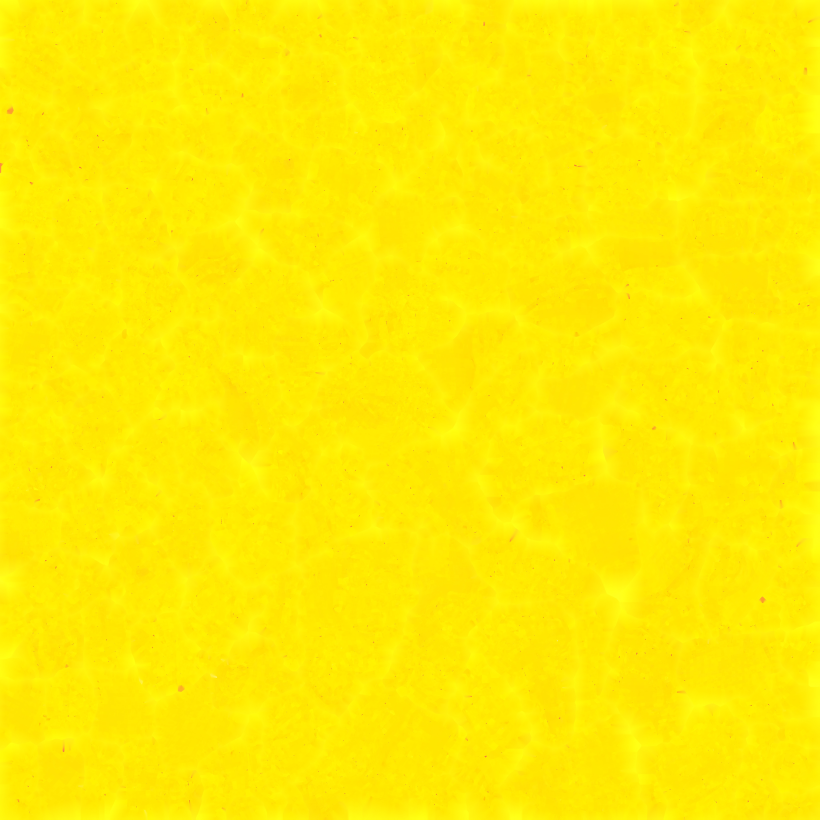
#> input picture godot/sandworm/models/rock_spires_rock_spires_rm.jpg, 4096 x 4096 px (shown at 1/5 size)
$ python colorcheck.py ../../../godot/sandworm/models/rock_spires_rock_spires_rm.jpg ../../../godot/sandworm/models/sandworm_rigged_sandworm_parts_tripo_part_0_basecolor.jpg out.png
#> lines starting #> are read from the running program, lines starting #| are printed output that depends on the picture
# 色彩對比：成品截圖 vs 目標圖，切 8×6 格逐格比平均色（Lab ΔE）與明暗
# 用法：python -I colorcheck.py <成品.png> <目標.png> [差異圖.png]
# 印：每格 ΔE（越小越像）、每格亮度差（+ 表示成品較亮）、整體平均 ΔE、整體亮度標準差（對比）兩邊各多少
import sys
from PIL import Image, ImageDraw, ImageFilter
sys.stdout.reconfigure(encoding='utf-8')
GX, GY = 8, 6

def lab(rgb):
    def lin(c):
        c /= 255
        return c / 12.92 if c <= 0.04045 else ((c + 0.055) / 1.055) ** 2.4
    r, g, b = (lin(float(v)) for v in rgb)
    x = (0.4124 * r + 0.3576 * g + 0.1805 * b) / 0.95047
    y = 0.2126 * r + 0.7152 * g + 0.0722 * b
    z = (0.0193 * r + 0.1192 * g + 0.9505 * b) / 1.08883
    f = lambda t: t ** (1 / 3) if t > 0.008856 else 7.787 * t + 16 / 116
    return 116 * f(y) - 16, 500 * (f(x) - f(y)), 200 * (f(y) - f(z))

def cells(path):
    im = Image.open(path).convert('RGB').resize((GX * 16, GY * 16), Image.BOX)
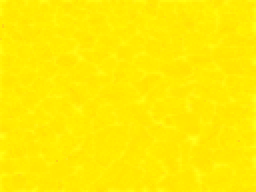
#> im: PIL image 128x96 RGB (shown 2 times larger); mean R, G, B 254.9, 234.5, 2.7
    out = []
    for j in range(GY):
        row = []
        for i in range(GX):
            c = im.crop((i * 16, j * 16, i * 16 + 16, j * 16 + 16)).resize((1, 1), Image.BOX).getpixel((0, 0))
            row.append(lab(c))
        out.append(row)
#> after the loop, out = 6 items
    L = [lab(im.getpixel((x, y)))[0] for y in range(0, im.height, 2) for x in range(0, im.width, 2)]
#> L = 3072 values, max 96.37 at index 46, min 85.36 at index 2574, mean 91.87
    m = sum(L) / len(L)
#> m = 91.87
    return out, (sum((v - m) ** 2 for v in L) / len(L)) ** 0.5, m

a, sa, ma = cells(sys.argv[1])
#> a = 6 items; sa = 1.05; ma = 91.87
b, sb, mb = cells(sys.argv[2])
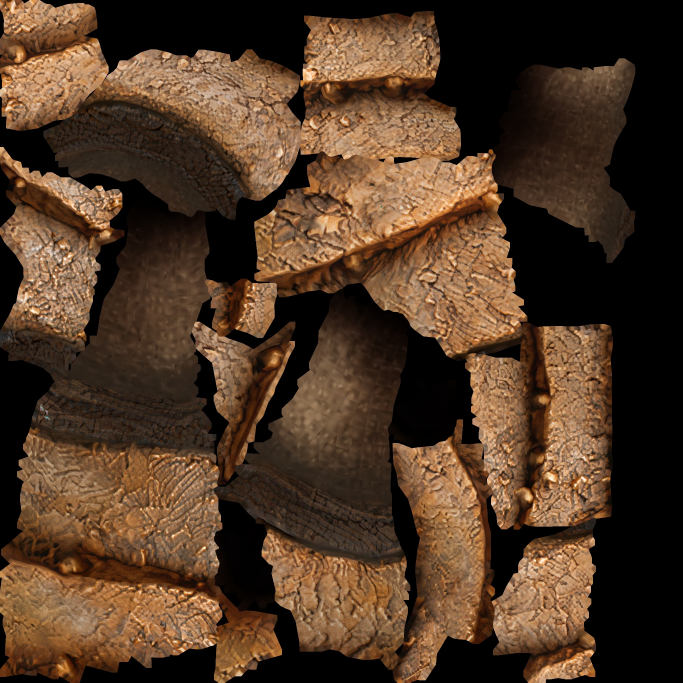
#> input picture godot/sandworm/models/sandworm_rigged_sandworm_parts_tripo_part_0_basecolor.jpg, 2048 x 2048 px (shown at 1/3 size)
#> in cells (call 2), `im = Image.open(path).convert('RGB').resize((GX * 16, GY * 16), Image...`:
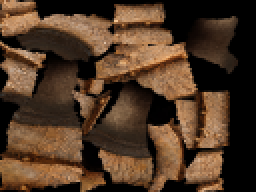
#> im: PIL image 128x96 RGB (shown 2 times larger); mean R, G, B 79.9, 56.4, 37.6
#> the loop in cells (call 2), `for j in range(GY):` made 6 passes
#> in cells (call 2), `L = [lab(im.getpixel((x, y)))[0] for y in range(0, im.height, 2) for x..`: L = 3072 values, max 83.55 at index 349, min 0 at index 9, mean 25.55
#> in cells (call 2), `m = sum(L) / len(L)`: m = 25.55
#> b = 6 items; sb = 22.24; mb = 25.55
dE = [[sum((p - q) ** 2 for p, q in zip(a[j][i], b[j][i])) ** 0.5 for i in range(GX)] for j in range(GY)]
#> dE = 6 items
print('每格 ΔE')
for r in dE: print(' '.join(f'{v:5.1f}' for v in r))
#> this loop made 6 passes
#> r on passes 1 to 6: [79.56, 102.1, 101, 101.9, 92.53, 126.6, 124.9, 126.6], [103.5, 111.4, 105.7, 86.74, 75.63, 91.75, 112.5, 125.8], [89.7, 109.2, 107.5, 96.57, 96, 78.17, 122.6, 128], [116, 110.4, 104.3, 101.4, 113.1, 98.87, 86.68, 126.3], [97.03, 86.09, 99.73, 105.3, 106.4, 83.49, 87.41, 127.4], [86.58, 89.08, 97.9, 99.85, 93.59, 99.28, 86.46, 130]
#|  79.6 102.1 101.0 101.9  92.5 126.6 124.9 126.6
#| 103.5 111.4 105.7  86.7  75.6  91.8 112.5 125.8
#|  89.7 109.2 107.5  96.6  96.0  78.2 122.6 128.0
#| 116.0 110.4 104.3 101.4 113.1  98.9  86.7 126.3
#|  97.0  86.1  99.7 105.3 106.4  83.5  87.4 127.4
#|  86.6  89.1  97.9  99.9  93.6  99.3  86.5 130.0
print('每格亮度差 L（+ 成品較亮）')
for j in range(GY): print(' '.join(f'{a[j][i][0] - b[j][i][0]:+5.1f}' for i in range(GX)))
#> this loop made 6 passes
#| +40.6 +65.5 +62.3 +66.2 +55.8 +89.3 +87.7 +89.0
#| +67.6 +75.3 +69.5 +48.9 +34.5 +56.2 +77.3 +88.5
#| +49.2 +73.5 +72.4 +61.5 +61.4 +40.0 +85.9 +90.5
#| +80.2 +74.3 +68.2 +64.7 +77.7 +62.8 +50.6 +89.2
#| +62.8 +51.7 +63.1 +69.1 +70.6 +47.0 +50.9 +90.2
#| +53.5 +55.3 +64.2 +65.1 +59.3 +64.4 +48.5 +92.2
print(f'平均 ΔE {sum(map(sum, dE)) / (GX * GY):.1f}　亮度 成品 {ma:.1f}／目標 {mb:.1f}　對比(L 標準差) 成品 {sa:.1f}／目標 {sb:.1f}')
#| 平均 ΔE 102.7　亮度 成品 91.9／目標 25.5　對比(L 標準差) 成品 1.0／目標 22.2
if len(sys.argv) > 3:
    W, H = 836, 470
    A = Image.open(sys.argv[1]).convert('RGB').resize((W, H)); B = Image.open(sys.argv[2]).convert('RGB').resize((W, H))
#> after `A = Image.open(sys.argv[1]).convert('RGB').resize((W, H))`:
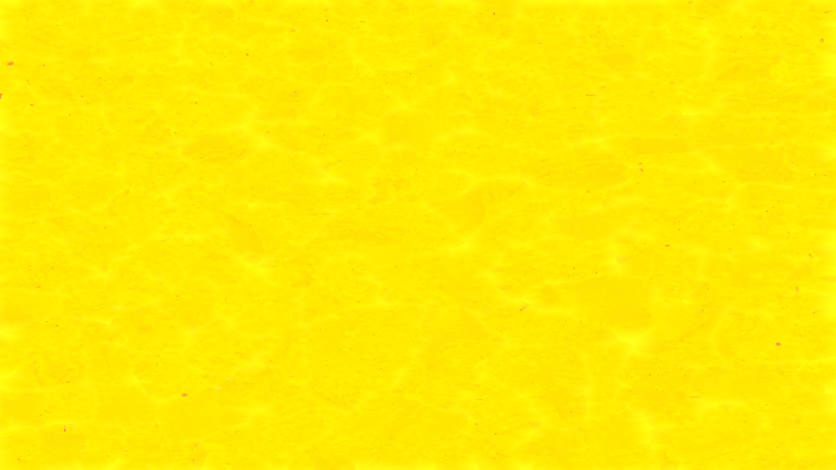
#> A: PIL image 836x470 RGB; mean R, G, B 254.8, 234.5, 2.7
#> after `B = Image.open(sys.argv[2]).convert('RGB').resize((W, H))`:
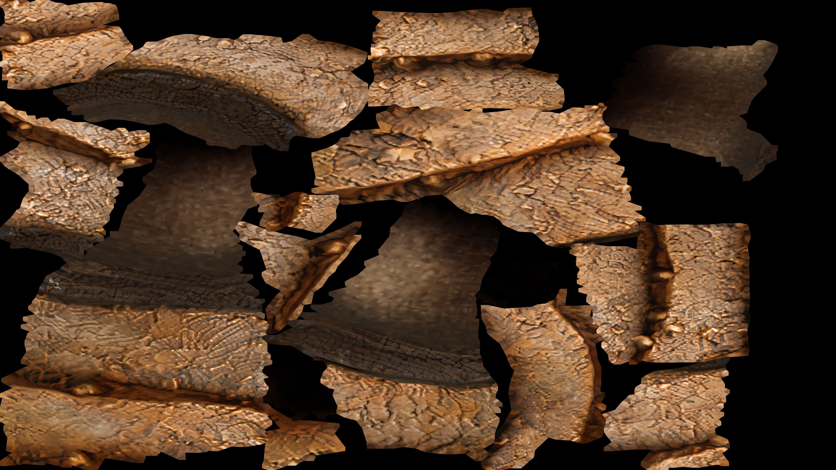
#> B: PIL image 836x470 RGB; mean R, G, B 79.9, 56.4, 37.6
    c = Image.new('RGB', (W * 2, H)); c.paste(A, (0, 0)); c.paste(B, (W, 0))
#> after `c = Image.new('RGB', (W * 2, H))`: c: PIL image 1672x470 RGB; every value is 0
#> after `c.paste(A, (0, 0))`:
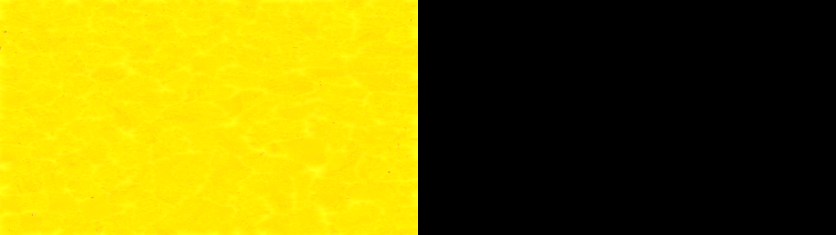
#> c: PIL image 1672x470 RGB (shown at 1/2 size); mean R, G, B 127.4, 117.3, 1.3
    d = ImageDraw.Draw(c)
    for j in range(GY):
        for i in range(GX):
            v = dE[j][i]; col = (80, 220, 90) if v < 10 else (240, 200, 60) if v < 20 else (240, 70, 70)
            x0, y0 = i * W // GX, j * H // GY
            d.rectangle([x0, y0, x0 + W // GX, y0 + H // GY], outline=col, width=1)
            d.text((x0 + 4, y0 + 3), f'{v:.0f}', fill=col)
    c.save(sys.argv[3])
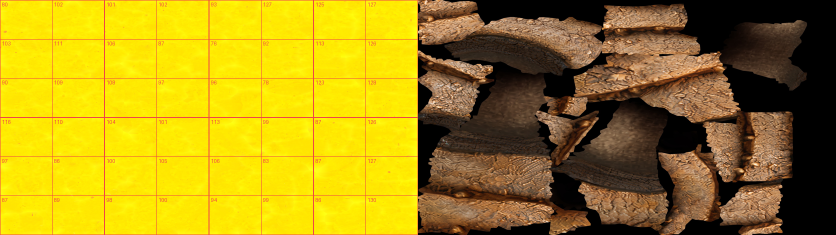
#> saved as out.png: PIL image 1672x470 RGB (shown at 1/2 size); mean R, G, B 167.1, 142.5, 21.3
